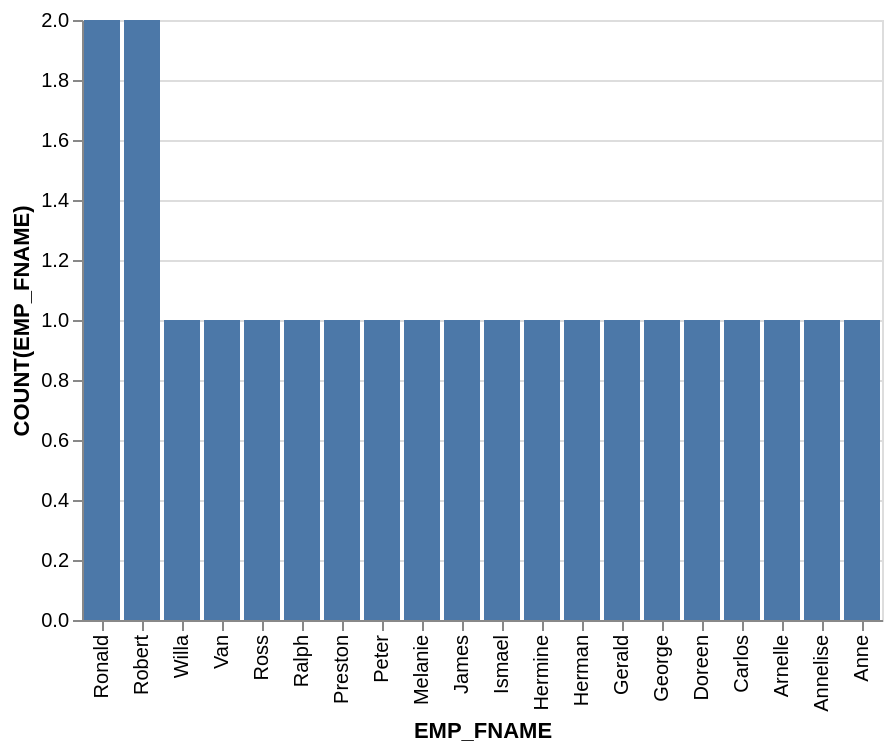

This figure's Vega-Lite source:
### Vega-Lite specification from a JSON file in a GitHub repository (floating-point values rounded to 4 significant figures)
{"data": {"values": [{"x_data": "Ronald", "y_data": 2}, {"x_data": "Robert", "y_data": 2}, {"x_data": "Willa", "y_data": 1}, {"x_data": "Van", "y_data": 1}, {"x_data": "Ross", "y_data": 1}, {"x_data": "Ralph", "y_data": 1}, {"x_data": "Preston", "y_data": 1}, {"x_data": "Peter", "y_data": 1}, {"x_data": "Melanie", "y_data": 1}, {"x_data": "James", "y_data": 1}, {"x_data": "Ismael", "y_data": 1}, {"x_data": "Hermine", "y_data": 1}, {"x_data": "Herman", "y_data": 1}, {"x_data": "Gerald", "y_data": 1}, {"x_data": "George", "y_data": 1}, {"x_data": "Doreen", "y_data": 1}, {"x_data": "Carlos", "y_data": 1}, {"x_data": "Arnelle", "y_data": 1}, {"x_data": "Annelise", "y_data": 1}, {"x_data": "Anne", "y_data": 1}]}, "mark": "bar", "encoding": {"x": {"field": "x_data", "type": "nominal", "title": "EMP_FNAME", "sort": {"op": "sum", "field": "y_data", "order": "descending"}}, "y": {"field": "y_data", "type": "quantitative", "title": "COUNT(EMP_FNAME)"}}}
